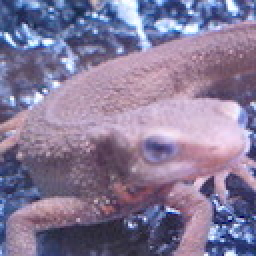
%> input picture Question_21_30/imori.jpg, 128 x 128 px (shown 2 times larger)
$ octave ans_30_1.m   (GNU Octave 9; MATLAB toolbox functions it lacks are replaced by stand-ins)
%> lines starting %> are read from the running program, lines starting %| are printed output that depends on the picture
clear
I = imread("imori.jpg");
%> I is the input picture: size 128x128x3 uint8; mean R, G, B 134.1, 121.8, 152.8

[H, W, C] = size(I);
%> H = 128; W = 128; C = 3

%궼귒뢯궢궫뾴멹궕랷뤖궥귡궫귕궻띆뷭귩믁돿
I(H+1, W+1, :) = 0;
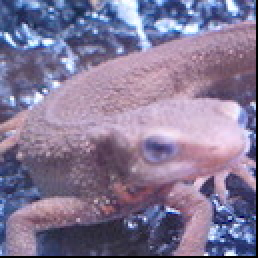
%> I: size 129x129x3 uint8 (shown 2 times larger); mean R, G, B 132, 120, 150.4

Theta = -30;

a = cosd(Theta);
b = -sind(Theta);
c = sind(Theta);
d = cosd(Theta);
tx = 0;
ty = 0;

ny = repmat((1:H)', 1, W);
nx = repmat(1:W, H, 1);

adbc = a*d - c*b;
x = (-b .* (ny - ty) + d .* (nx - tx)) ./ adbc;
y = (a .* (ny - ty) -c .* (nx - tx)) ./ adbc;

y = uint8(y);
x = uint8(x);

y(y<1) = H+1;
y(y>H) = H+1;
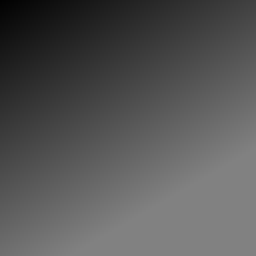
%> y: size 128x128 uint8 (shown 2 times larger); min 1, max 129, mean 85.7

x(x<1) = W+1;
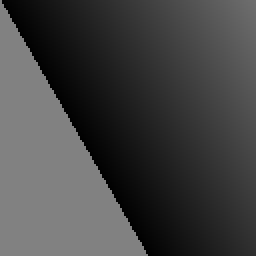
%> x: size 128x128 uint8 (shown 2 times larger); min 1, max 129, mean 67.3
x(x>W) = W+1;

ind = sub2ind(size(I), y, x);

r = I(:,:,1);
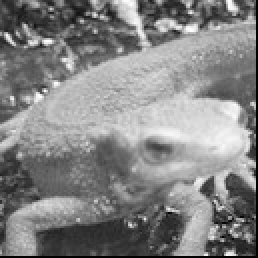
%> r: size 129x129 uint8 (shown 2 times larger); min 0, max 255, mean 132
g = I(:,:,2);
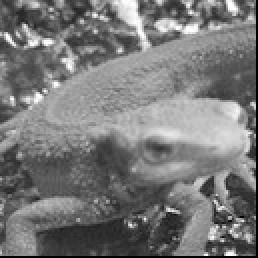
%> g: size 129x129 uint8 (shown 2 times larger); min 0, max 255, mean 120
b = I(:,:,3);
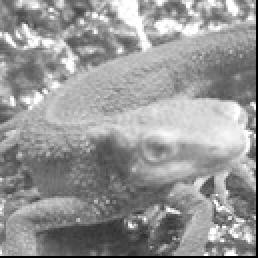
%> b: size 129x129 uint8 (shown 2 times larger); min 0, max 255, mean 150.4
J = cat(3, r(ind), g(ind), b(ind));
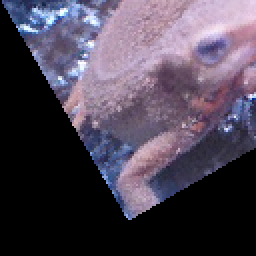
%> J: size 128x128x3 uint8 (shown 2 times larger); mean R, G, B 76.8, 68, 83.9
J = uint8(J);

imshow(J);
